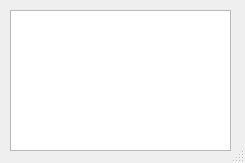
<ui version="4.0" >
 <class>ObjectDialog</class>
 <widget class="QDialog" name="ObjectDialog" >
  <property name="geometry" >
   <rect>
    <x>0</x>
    <y>0</y>
    <width>245</width>
    <height>163</height>
   </rect>
  </property>
  <property name="windowTitle" >
   <string>Object Properties</string>
  </property>
  <property name="sizeGripEnabled" >
   <bool>true</bool>
  </property>
  <widget class="QListWidget" name="listWidget" >
   <property name="geometry" >
    <rect>
     <x>10</x>
     <y>10</y>
     <width>221</width>
     <height>141</height>
    </rect>
   </property>
  </widget>
 </widget>
 <resources/>
 <connections/>
</ui>
